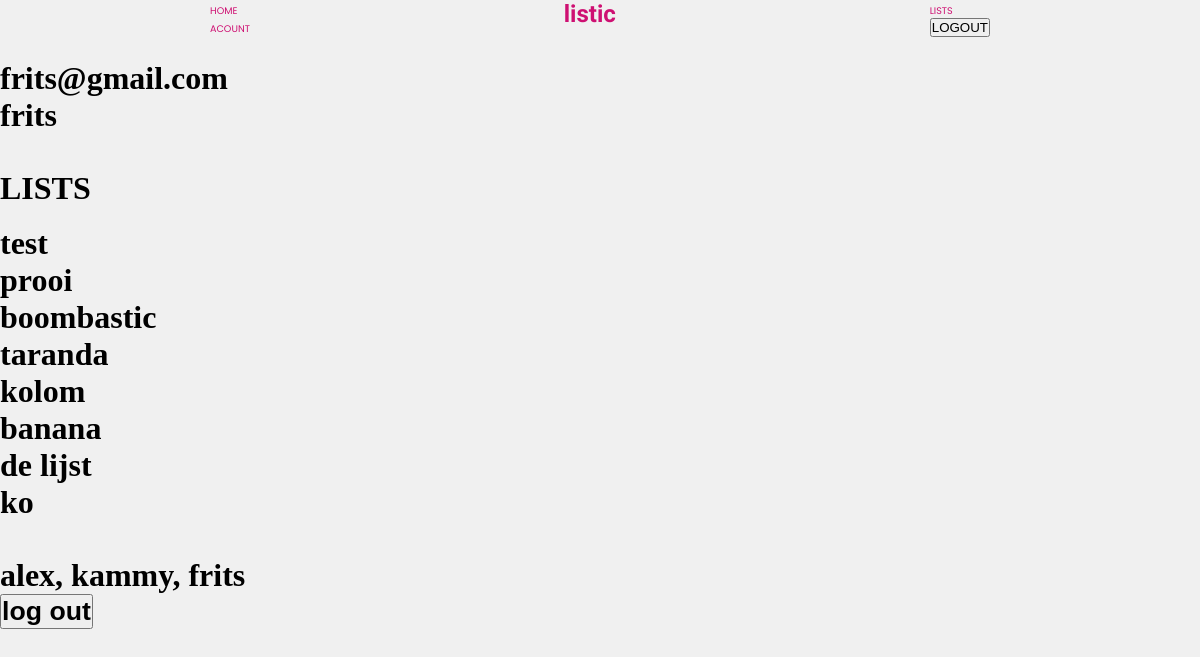
The app's page /acount (signed in) with its own data.
### website/models.py (models this page shows)
class User(db.Model, UserMixin):
    id = db.Column(db.Integer, primary_key=True)
    email = db.Column(db.String(150), unique=True)
    password = db.Column(db.String(150))
    username = db.Column(db.String(150))
    items = db.relationship('Item')
    lists = db.relationship('List', secondary=user_lists, back_populates='users')

class List(db.Model):
    id = db.Column(db.Integer, primary_key=True)
    name = db.Column(db.String(150))
    items = db.relationship('Item')
    date = db.Column(db.DateTime(timezone=True), default=func.now())
    users = db.relationship('User', secondary=user_lists, back_populates='lists')

### website/auth.py (the view)
@auth.route('/acount', methods=['POST', 'GET'])
@login_required
def acount():
    user = User.query.filter_by(email=current_user.email).first()
    if not user:
        flash('create a acount', category='error', redirect='/signup')
        return redirect(url_for('auth.signup'))
    else:
        username = user.username
        email = user.email
        user_lists = user.lists
        contacts = []
        for contact_person in user_lists:
            contacts.extend(contact_person.users)
        all_contacts = []
        for person in contacts:
            username_contact = User.query.filter_by(id=person.id).first()
            all_contacts.append(username_contact.username.lower())
            fix_list = list(set(all_contacts))
            html_contact = ", ".join(fix_list)
    return render_template('acount.html', username=username, email=email, user_lists=user_lists, contacts=html_contact)

### website/__init__.py (called while the page is built)
def create_app():
    app = Flask(__name__)
    app.config['SECRET_KEY'] = 'Alex!'
    app.config['SQLALCHEMY_DATABASE_URI'] = f'sqlite:///{DB_NAME}'
    db.init_app(app)
    app.app_context().push()
    from .views import views
    from .auth import auth
    app.register_blueprint(views, url_prefix='/')
    app.register_blueprint(auth, url_prefix='/')
    from .models import User
    create_database()
    login_maneger = LoginManager()
    login_maneger.login_view = 'auth.login'
    login_maneger.init_app(app)
    @login_maneger.user_loader
    def load_user(id):
        return User.query.get(int(id))
    print('app running')
    return app

### website/templates/acount.html
{% extends "base.html" %} {% block title %}listic acount info{% endblock %}
{% block content %}
<link rel="stylesheet" href="{{ url_for('static', filename='acount.css') }}">
<h1>{{ email }}</h1>
<h1>{{ username }}</h1>
<div>
    <br>
    <br>
    <h1>LISTS</h1>
    <br>
    <ul>
        {% for lists in user_lists %}
            <li>
                <h1>{{ lists.name }}</h1>
            </li>
        {% endfor %}
    </ul>
    <br>
    <br>
    <h1>{{ contacts }}</h1>
</div>
    <a href="/logout"><button><h1>log out</h1></button></a>
{% endblock %}

### website/static/base.css (style rules this page uses)
body { background-color: rgb(240,240,240); }
* { margin: 0; padding: 0; list-style-type: none; text-decoration: none; }
a { cursor: pointer; }

### records on screen
User: email "frits@gmail.com", username "frits"
List: name "test"
List: name "prooi"
List: name "boombastic"
List: name "taranda"
List: name "kolom"
List: name "banana"
List: name "de lijst"
List: name "ko"

### other values on screen
{{ contacts }} "alex, kammy, frits"
